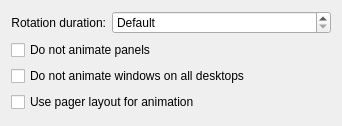
<?xml version="1.0" encoding="UTF-8"?>
<ui version="4.0">
 <class>KWin::CubeSlideEffectConfigForm</class>
 <widget class="QWidget" name="KWin::CubeSlideEffectConfigForm">
  <property name="geometry">
   <rect>
    <x>0</x>
    <y>0</y>
    <width>342</width>
    <height>126</height>
   </rect>
  </property>
  <layout class="QGridLayout" name="gridLayout">
   <item row="2" column="0" colspan="2">
    <widget class="QCheckBox" name="dontSlideStickyWindowsBox">
     <property name="text">
      <string>Do not animate windows on all desktops</string>
     </property>
    </widget>
   </item>
   <item row="4" column="0">
    <spacer name="verticalSpacer">
     <property name="orientation">
      <enum>Qt::Vertical</enum>
     </property>
     <property name="sizeHint" stdset="0">
      <size>
       <width>20</width>
       <height>40</height>
      </size>
     </property>
    </spacer>
   </item>
   <item row="0" column="1">
    <widget class="QSpinBox" name="rotationDurationSpin">
     <property name="sizePolicy">
      <sizepolicy hsizetype="Expanding" vsizetype="Fixed">
       <horstretch>0</horstretch>
       <verstretch>0</verstretch>
      </sizepolicy>
     </property>
     <property name="minimumSize">
      <size>
       <width>100</width>
       <height>0</height>
      </size>
     </property>
     <property name="specialValueText">
      <string comment="Duration of rotation">Default</string>
     </property>
     <property name="suffix">
      <string> msec</string>
     </property>
     <property name="maximum">
      <number>5000</number>
     </property>
     <property name="singleStep">
      <number>10</number>
     </property>
    </widget>
   </item>
   <item row="1" column="0" colspan="2">
    <widget class="QCheckBox" name="dontSlidePanelsBox">
     <property name="text">
      <string>Do not animate panels</string>
     </property>
    </widget>
   </item>
   <item row="0" column="0">
    <widget class="QLabel" name="label">
     <property name="text">
      <string>Rotation duration:</string>
     </property>
     <property name="alignment">
      <set>Qt::AlignRight|Qt::AlignTrailing|Qt::AlignVCenter</set>
     </property>
     <property name="buddy">
      <cstring>rotationDurationSpin</cstring>
     </property>
    </widget>
   </item>
   <item row="3" column="0" colspan="2">
    <widget class="QCheckBox" name="usePagerBox">
     <property name="text">
      <string>Use pager layout for animation</string>
     </property>
    </widget>
   </item>
  </layout>
 </widget>
 <tabstops>
  <tabstop>rotationDurationSpin</tabstop>
  <tabstop>dontSlidePanelsBox</tabstop>
  <tabstop>dontSlideStickyWindowsBox</tabstop>
 </tabstops>
 <resources/>
 <connections/>
</ui>
